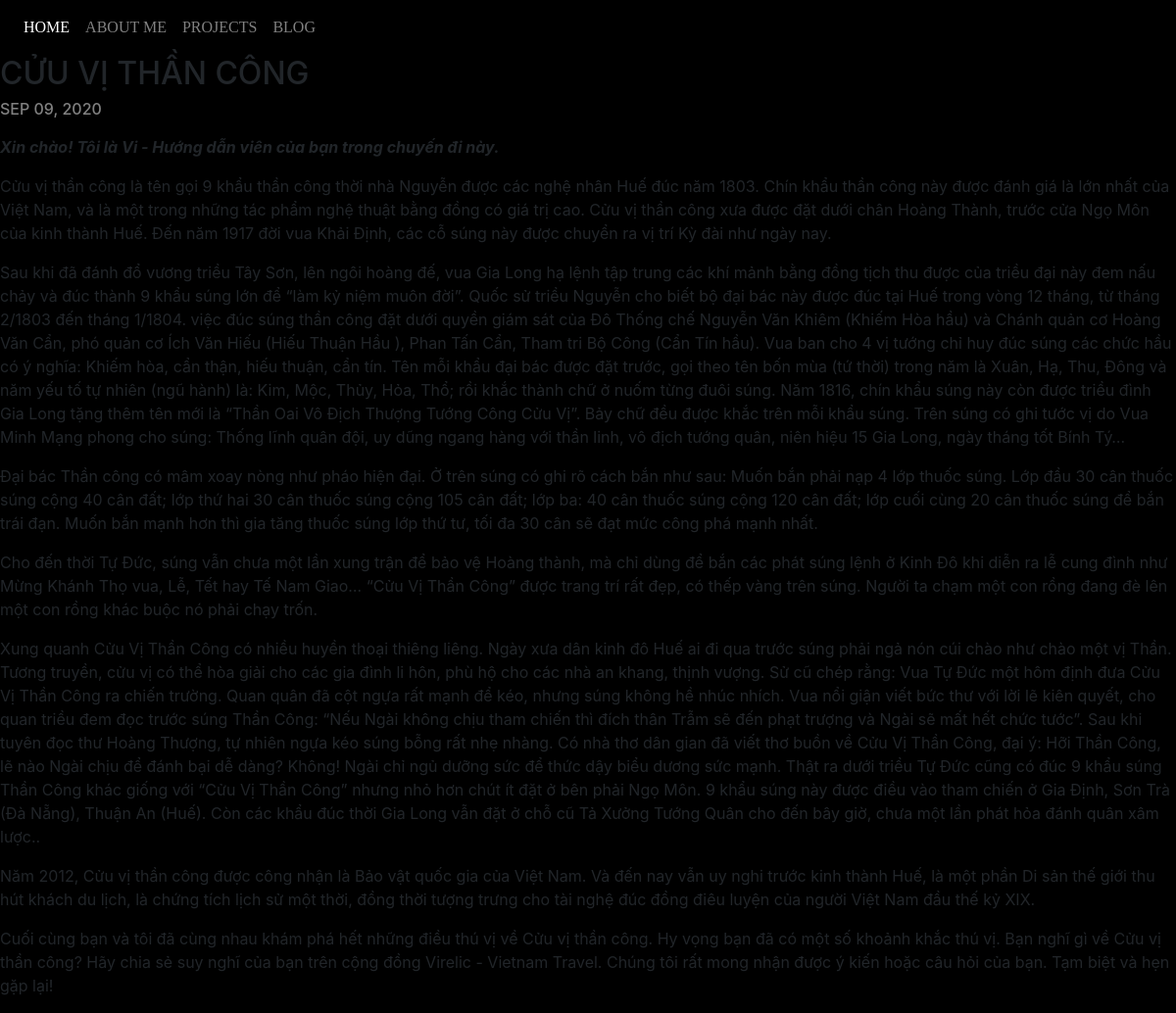
Page /blog/1/ on the committed database.
### blog/models.py (models this page shows, shortened)
class BlogPost(models.Model):
    title = models.CharField(max_length=200)
    description = models.TextField()
    url = models.URLField(blank=True)
    date = models.DateField()

### blog/views.py (the view)
# urls.py: path('<int:blog_id>/', views.detail, name='detail'),
def detail(request, blog_id):
    blog_post = get_object_or_404(BlogPost,pk=blog_id)
    return render(request, 'blog/detail.html',{'id': blog_id, 'blog_post':blog_post})

### blog/templates/blog/detail.html (shortened to what this page needs)
<link rel="stylesheet" href="https://stackpath.bootstrapcdn.com/bootstrap/4.5.2/css/bootstrap.min.css">
{% extends 'portfolio/base.html' %}
{% block content %}
<h2>{{ blog_post.title}}</h2>
<h6 style="color:grey">{{ blog_post.date|date:"M d, Y"|upper }}</h6>
<p>{{ blog_post.description | safe }}</p>
{% endblock %}

### rows in the picture
BlogPost: title "CỬU VỊ THẦN CÔNG", date "SEP 09, 2020", description "Xin chào! Tôi là Vi - Hướng dẫn viên của bạn trong chuyến đi này. Cửu vị thần công là tên gọi 9 khẩu thần công thời nhà Nguyễn được các nghệ nhân Huế đúc năm 1803. Chín khẩu thần công này được đánh giá là lớn nhất của Việt Nam, và là một trong những tác phẩm nghệ thuật bằng đồng có giá trị cao. Cửu vị thần công xưa được đặt dưới chân Hoàng Thành, trước cửa Ngọ Môn của kinh thành Huế. Đến năm 1917 đời vua Khải Định, các cỗ súng này được chuyển ra vị trí Kỳ đài như ngày nay. Sau khi đã đánh đổ vương triều Tây Sơn, lên ngôi hoàng đế, vua Gia Long hạ lệnh tập trung các khí mảnh bằng đồng tịch thu được của triều đại này đem nấu chảy và đúc thành 9 khẩu súng lớn để “làm kỷ niệm muôn đời”. Quốc sử…"
